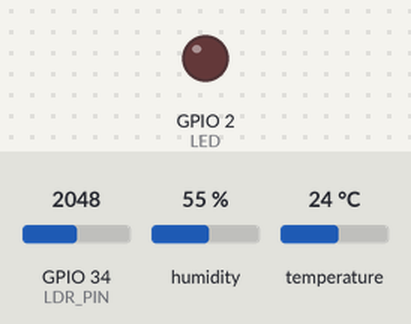
Recording of a sketch running on a simulated ESP32. Shown: output pins drawn as LEDs (lit = HIGH). The inputs (shaded band) are chosen by the test bench; at power-on: GPIO 34 (LDR_PIN) = 2048, humidity 55 %, temperature 24 °C. WiFi joins after 1.5 s; servers stay silent unless stated; no MQTT or app messages arrive unless stated; what the sketch prints to the serial monitor is not drawn.

Above: at 2.7 s.
2.8 s: GPIO 34 (LDR_PIN) set to 1532
6.6 s: GPIO 34 (LDR_PIN) set to 1438
At 8.5 s:
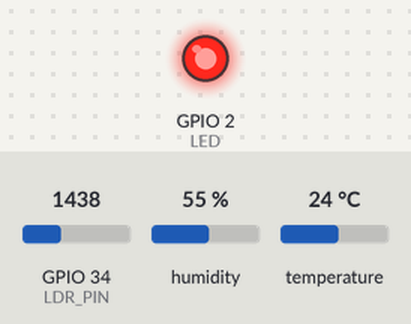
10.4 s: GPIO 34 (LDR_PIN) set to 1540
At 11.0 s:
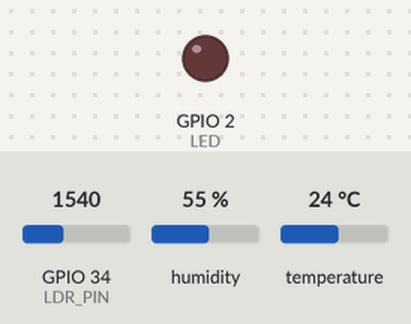
14.2 s: GPIO 34 (LDR_PIN) set to 1460
At 17.2 s:
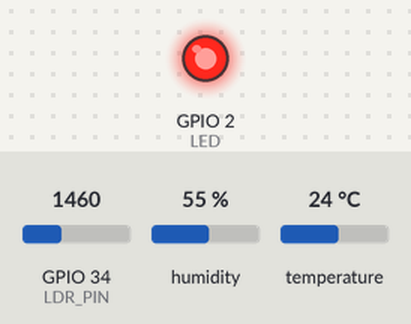
Timing chart, 0 to 18.7 s (numbered marks = the images above; inputs shaded):
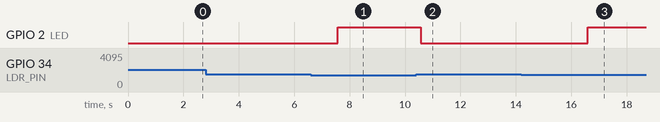

The sketch:

sketch.ino
```cpp
#include <WiFi.h>
#include <PubSubClient.h>
#include <DHT.h>

#define DHTPIN 15
#define DHTTYPE DHT22
#define LDR_PIN 34
#define LED 2

DHT dht(DHTPIN, DHTTYPE);

const char* ssid = "Wokwi-GUEST";
const char* password = "";
const char* mqtt_server = "broker.hivemq.com";

WiFiClient espClient;
PubSubClient client(espClient);

void setup_wifi() {
  WiFi.begin(ssid, password);
  while (WiFi.status() != WL_CONNECTED) {
    delay(500);
    Serial.print(".");
  }
  Serial.println("\nWiFi connected");
}

void reconnect() {
  if (!client.connected()) {
    Serial.print("Connecting to MQTT...");
    if (client.connect("ESP32Client")) {
      Serial.println(" Connected");
    } else {
      Serial.println(" Failed");
    }
  }
}
void setup() {
  Serial.begin(115200);
  pinMode(LED, OUTPUT);
  dht.begin();
  setup_wifi();
  client.setServer(mqtt_server, 1883);
}

void loop() {
  if (!client.connected()) reconnect();
  client.loop();

  float temp = dht.readTemperature();
  float hum = dht.readHumidity();
  int light = analogRead(LDR_PIN);

  Serial.print("Temp: "); Serial.print(temp);
  Serial.print(" | Hum: "); Serial.print(hum);
  Serial.print(" | Light: "); Serial.println(light);

  if (light < 1500) digitalWrite(LED, HIGH);
  else digitalWrite(LED, LOW);

  String payload = "{";
  payload += "\"temp\":" + String(temp) + ",";
  payload += "\"humidity\":" + String(hum) + ",";
  payload += "\"light\":" + String(light);
  payload += "}";

  client.publish("classroom/data", payload.c_str());

  delay(3000);
}
```

Measured:
- the behaviour switches between 1500 and 1499 on GPIO 34 (LDR_PIN) (found by bisection; images 0 and 1)
- after the input at 2.8 s, every drawn part: stays the same
- after the input at 6.6 s, GPIO 2 (LED): LOW → HIGH after 0.97 s
- after the input at 10.4 s, GPIO 2 (LED): HIGH → LOW after 0.18 s
- after the input at 14.2 s, GPIO 2 (LED): LOW → HIGH after 2.4 s
